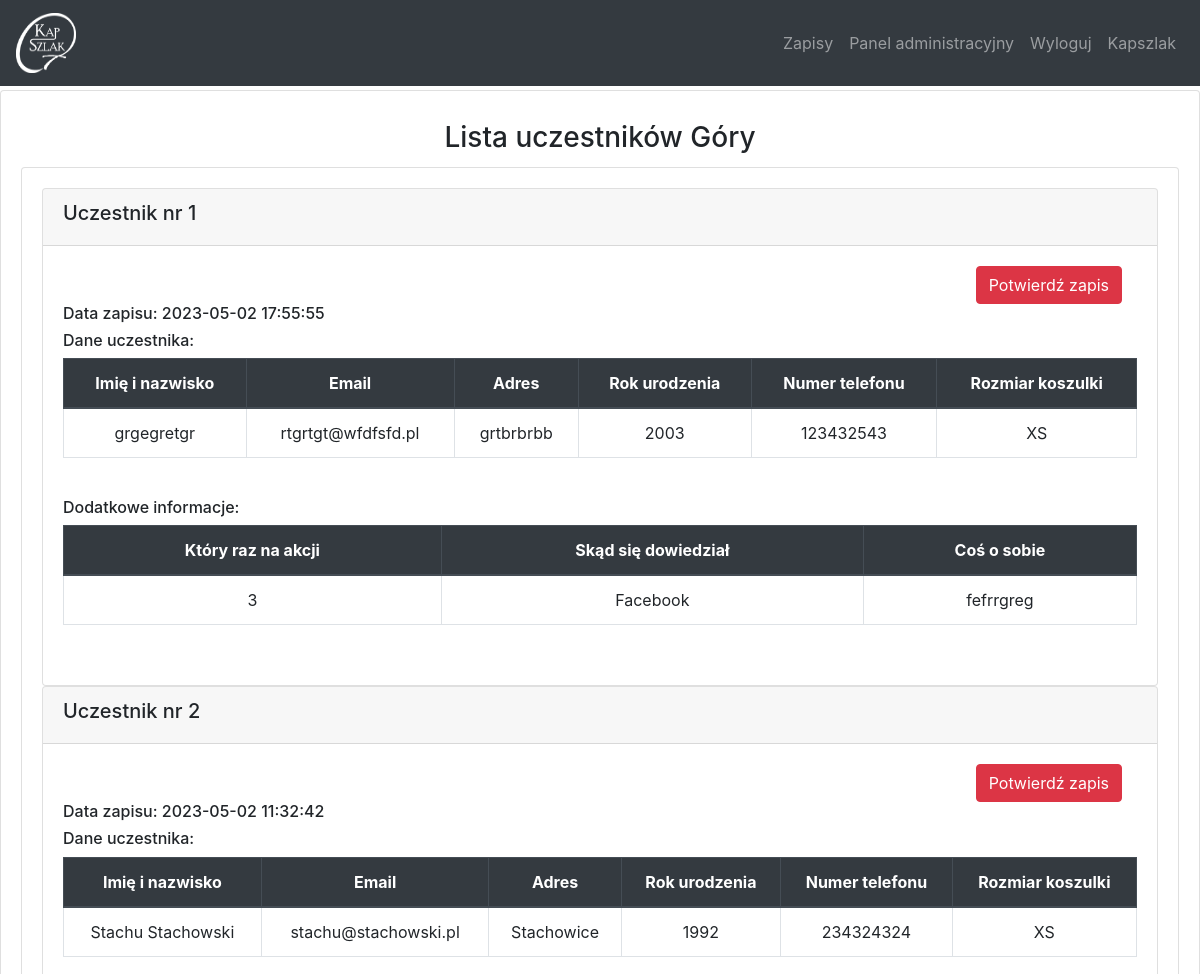
The app's page /dashboard/eventview?event_id=1 (signed in, upper part), older data.
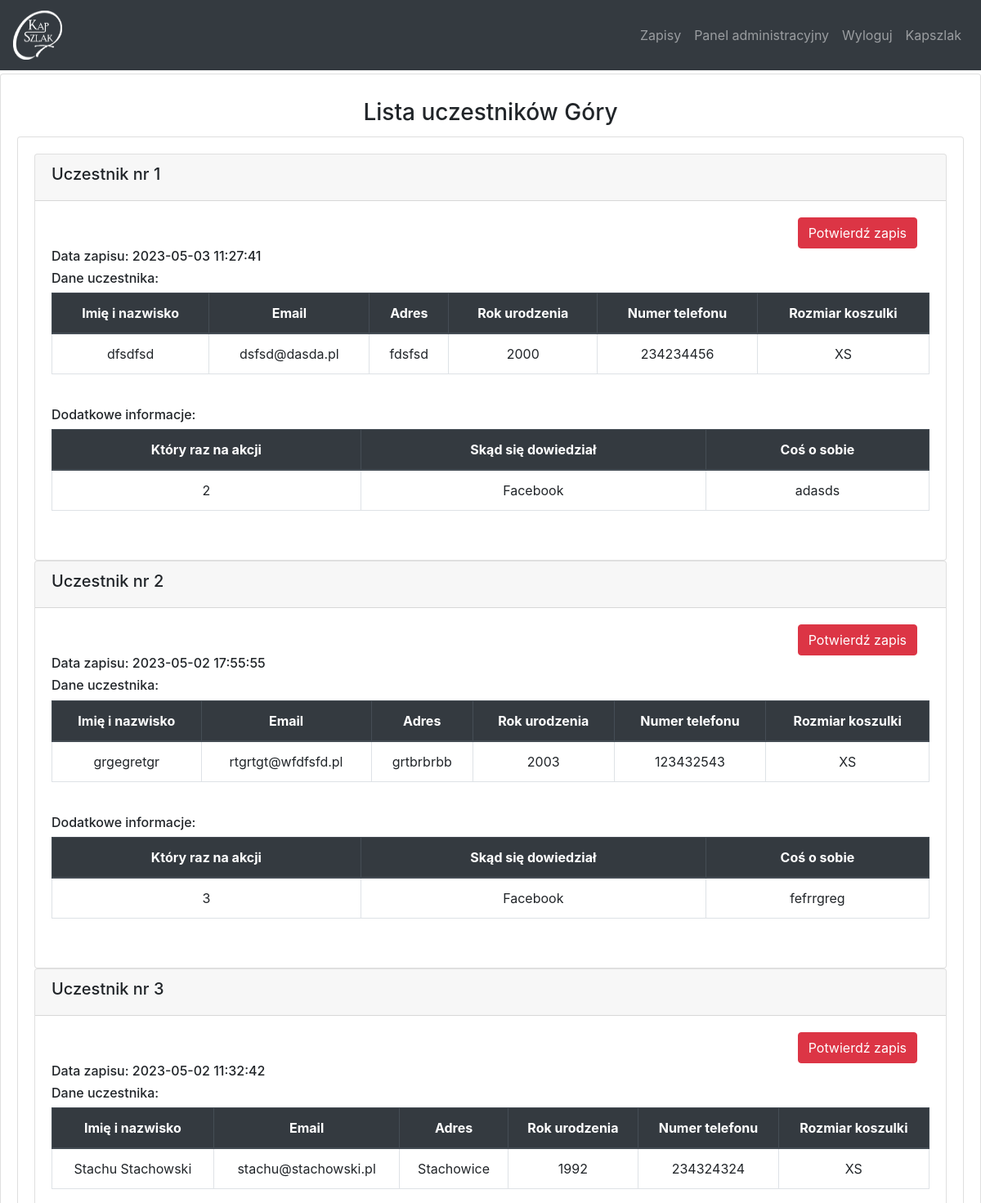
The same page, newer data.
### website/models.py (models this page shows)
class Signup(db.Model):
    id = db.Column(db.Integer, primary_key=True)
    event_id = db.Column(db.Integer, db.ForeignKey('events.id'))
    date  = db.Column(db.DateTime)
    person = db.relationship('Person', backref='signup')
    basic = db.relationship('Basic', backref='signup')
    winter = db.relationship('Winter', backref='signup')
    turnament = db.relationship('Turnament', backref='signup')
    older = db.relationship('Older', backref='signup')

class Person(db.Model):
    id = db.Column(db.Integer, primary_key=True)
    signup_id = db.Column(db.Integer, db.ForeignKey('signup.id'))
    is_verified = db.Column(db.Boolean, default=False)
    is_contact = db.Column(db.Boolean, default=True)
    name = db.Column(db.String(300))
    email = db.Column(db.String(300))
    adress = db.Column(db.String(300))
    year = db.Column(db.Integer)
    telNum = db.Column(db.Integer)
    selectSize = db.Column(db.String(10))
    weight = db.Column(db.Integer)
    height = db.Column(db.Integer)

class Basic(db.Model):
    id = db.Column(db.Integer, primary_key=True)
    signup_id = db.Column(db.Integer, db.ForeignKey('signup.id'))
    howMany = db.Column(db.Integer)
    whereKnew = db.Column(db.String(300))
    intro = db.Column(db.String(500))

### website/views.py (the view, shortened to what this page needs)
@views.route('/dashboard/eventview', methods=['GET', 'POST'])
@login_required
def event_view():
    event_id = request.args.get('event_id', None)
    event = Events.query.get(int(event_id))
    if event:
        if event.temp_id != 3:
            sn_lst = event.signup
            sn_lst = sorted(sn_lst, key=lambda signup: signup.id, reverse=True)
            return render_template('event_view.html', event=event, sn_lst=sn_lst, user=current_user)
    else:
        flash('Operacja nie jest dostepna', category='error')
        return redirect(url_for('views.dashboard'))

### website/templates/event_view.html (shortened to what this page needs)
{% extends "base.html" %}
{% block content %}
<div class="card">
		    <div class="card-body">
		    	<h3 class="card-title" align="center">Lista uczestników {{ event.name }}</h3>
		    	<div class="card">
		    		<div class="card-body">
		    		{% if event.temp_id == 1 %}
			    		{% include 'signup_view/ev1.html' %}
			    	{% elif event.temp_id == 2 %}
			    		{% include 'signup_view/ev2.html' %}
			    	{% elif event.temp_id == 3 %}
			    		{% include 'signup_view/ev3.html' %}
			    	{% elif event.temp_id == 4 %}
			    		{% include 'signup_view/ev4.html' %}
			    	{% elif event.temp_id == 5 %}
			    		{% include 'signup_view/ev5.html' %}
			    	{% elif event.temp_id == 6 %}
			    		{% include 'signup_view/ev6.html' %}
			    	{% endif %}
		    		</div>
		</div>
	</div>
</div>
{% endblock %}

### website/templates/signup_view/ev1.html
{% for signup in sn_lst %}
<div class="card">
    <div class="card-header">
<h5>Uczestnik nr {{ loop.index }}</h5>
</div>
    {% for item in signup.person %}
    <div class="card-body">
      <div class="col-md-12 text-right">
        {% if not item.is_verified %}
        <a href="/signup-verified?event_id={{ event.id }}&person_id={{ item.id }}"><button type="button" class="btn btn-danger">Potwierdź zapis</button></a>
        {% else %}
        <button type="button" class="btn btn-success" disabled>Zgłoszenie potwierdzone</button>
        {% endif %}
      </div>
<h6>Data zapisu: {{ signup.date }}</h6>
<h6>Dane uczestnika:</h6>
<table class="table table-bordered">
                          <thead class="thead-dark" align="center">
                            <tr>
                              <th scope="col">Imię i nazwisko</th>
                              <th scope="col">Email</th>
                              <th scope="col">Adres</th>
                              <th scope="col">Rok urodzenia</th>
                              <th scope="col">Numer telefonu</th>
                              <th scope="col">Rozmiar koszulki</th>
                            </tr>
                          </thead>
                          <tbody align="center">
                            <tr>
                              <td>{{ item.name }}</td>
                              <td>{{ item.email }}</td>
                              <td>{{ item.adress }}</td>
                              <td>{{ item.year }}</td>
                              <td>{{ item.telNum }}</td>
                              <td>{{ item.selectSize }}</td>
                            </tr>
                          </tbody>
                        </table>
               {% endfor %}
               <br>
{% for item in signup.basic %}
<h6>Dodatkowe informacje:</h6>
<table class="table table-bordered">
                          <thead class="thead-dark" align="center">
                            <tr>
                              <th scope="col">Który raz na akcji</th>
                              <th scope="col">Skąd się dowiedział</th>
                              <th scope="col">Coś o sobie</th>
                            </tr>
                          </thead>
                          <tbody align="center">
                            <tr>
                              <td>{{ item.howMany }}</td>
                              <td>{{ item.whereKnew }}</td>
                              <td>{{ item.intro }}</td>
                            </tr>
                          </tbody>
                        </table>
               {% endfor %}
               <br>
             </div>
           </div>
               {% endfor %}

Row changes from the older to the newer data that the page shows:
added Signup: date "2023-05-03 11:27:41"
added Person: name "dfsdfsd", email "dsfsd@dasda.pl", adress "fdsfsd", year "2000", telNum "234234456", selectSize "XS"
added Basic: howMany "2", whereKnew "Facebook", intro "adasds"
